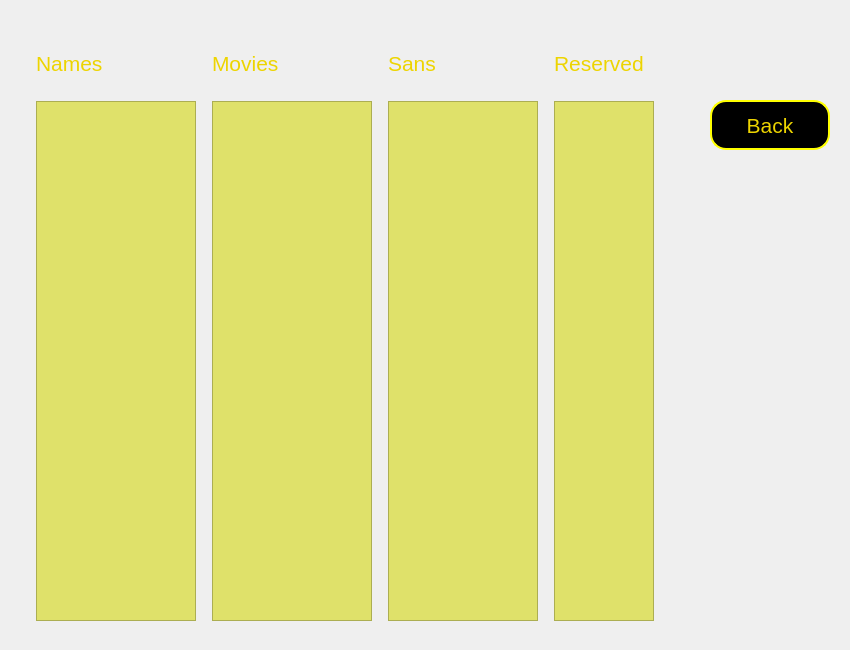
<?xml version="1.0" encoding="UTF-8"?>
<ui version="4.0">
 <class>control</class>
 <widget class="QWidget" name="control">
  <property name="geometry">
   <rect>
    <x>0</x>
    <y>0</y>
    <width>850</width>
    <height>650</height>
   </rect>
  </property>
  <property name="minimumSize">
   <size>
    <width>850</width>
    <height>650</height>
   </size>
  </property>
  <property name="maximumSize">
   <size>
    <width>850</width>
    <height>650</height>
   </size>
  </property>
  <property name="windowTitle">
   <string>Form</string>
  </property>
  <property name="styleSheet">
   <string notr="true">control
{
	background-color: rgb(0, 0, 0);
}
QPlainTextEdit
{
	color: rgb(0, 0, 0);
	background-color: rgb(223, 225, 106);
}
QPushButton
{
	color: rgb(237, 212, 0);
	background-color: rgb(0, 0, 0);
	border-radius:16px;
	border:2px solid yellow;
}
QPushButton:hover
{
	color: rgb(238, 238, 236);
	background-color: rgb(237, 212, 0);
}
	</string>
  </property>
  <widget class="QPushButton" name="btn_back">
   <property name="geometry">
    <rect>
     <x>710</x>
     <y>100</y>
     <width>120</width>
     <height>50</height>
    </rect>
   </property>
   <property name="minimumSize">
    <size>
     <width>120</width>
     <height>50</height>
    </size>
   </property>
   <property name="maximumSize">
    <size>
     <width>120</width>
     <height>50</height>
    </size>
   </property>
   <property name="font">
    <font>
     <pointsize>16</pointsize>
    </font>
   </property>
   <property name="text">
    <string>Back</string>
   </property>
  </widget>
  <widget class="QWidget" name="gridLayoutWidget">
   <property name="geometry">
    <rect>
     <x>30</x>
     <y>35</y>
     <width>631</width>
     <height>591</height>
    </rect>
   </property>
   <layout class="QGridLayout" name="gridLayout">
    <property name="spacing">
     <number>10</number>
    </property>
    <item row="1" column="2">
     <widget class="QPlainTextEdit" name="show_sans">
      <property name="minimumSize">
       <size>
        <width>150</width>
        <height>520</height>
       </size>
      </property>
      <property name="maximumSize">
       <size>
        <width>150</width>
        <height>520</height>
       </size>
      </property>
      <property name="font">
       <font>
        <pointsize>14</pointsize>
       </font>
      </property>
     </widget>
    </item>
    <item row="1" column="0">
     <widget class="QPlainTextEdit" name="show_names">
      <property name="minimumSize">
       <size>
        <width>160</width>
        <height>520</height>
       </size>
      </property>
      <property name="maximumSize">
       <size>
        <width>160</width>
        <height>520</height>
       </size>
      </property>
      <property name="font">
       <font>
        <pointsize>14</pointsize>
       </font>
      </property>
     </widget>
    </item>
    <item row="1" column="1">
     <widget class="QPlainTextEdit" name="show_movies">
      <property name="minimumSize">
       <size>
        <width>160</width>
        <height>520</height>
       </size>
      </property>
      <property name="maximumSize">
       <size>
        <width>160</width>
        <height>520</height>
       </size>
      </property>
      <property name="font">
       <font>
        <pointsize>14</pointsize>
       </font>
      </property>
     </widget>
    </item>
    <item row="1" column="3">
     <widget class="QPlainTextEdit" name="show_reserved">
      <property name="minimumSize">
       <size>
        <width>100</width>
        <height>520</height>
       </size>
      </property>
      <property name="maximumSize">
       <size>
        <width>100</width>
        <height>520</height>
       </size>
      </property>
      <property name="font">
       <font>
        <pointsize>14</pointsize>
       </font>
      </property>
     </widget>
    </item>
    <item row="0" column="0">
     <widget class="QLabel" name="label_names">
      <property name="minimumSize">
       <size>
        <width>150</width>
        <height>50</height>
       </size>
      </property>
      <property name="maximumSize">
       <size>
        <width>150</width>
        <height>50</height>
       </size>
      </property>
      <property name="font">
       <font>
        <pointsize>16</pointsize>
       </font>
      </property>
      <property name="styleSheet">
       <string notr="true">color: rgb(237, 212, 0);</string>
      </property>
      <property name="text">
       <string>Names</string>
      </property>
     </widget>
    </item>
    <item row="0" column="1">
     <widget class="QLabel" name="label_movies">
      <property name="minimumSize">
       <size>
        <width>150</width>
        <height>50</height>
       </size>
      </property>
      <property name="maximumSize">
       <size>
        <width>150</width>
        <height>50</height>
       </size>
      </property>
      <property name="font">
       <font>
        <pointsize>16</pointsize>
       </font>
      </property>
      <property name="styleSheet">
       <string notr="true">color: rgb(237, 212, 0);</string>
      </property>
      <property name="text">
       <string>Movies</string>
      </property>
     </widget>
    </item>
    <item row="0" column="2">
     <widget class="QLabel" name="label_sans">
      <property name="minimumSize">
       <size>
        <width>150</width>
        <height>50</height>
       </size>
      </property>
      <property name="maximumSize">
       <size>
        <width>150</width>
        <height>50</height>
       </size>
      </property>
      <property name="font">
       <font>
        <pointsize>16</pointsize>
       </font>
      </property>
      <property name="styleSheet">
       <string notr="true">color: rgb(237, 212, 0);</string>
      </property>
      <property name="text">
       <string>Sans</string>
      </property>
     </widget>
    </item>
    <item row="0" column="3">
     <widget class="QLabel" name="label_reserved">
      <property name="minimumSize">
       <size>
        <width>100</width>
        <height>50</height>
       </size>
      </property>
      <property name="maximumSize">
       <size>
        <width>100</width>
        <height>50</height>
       </size>
      </property>
      <property name="font">
       <font>
        <pointsize>16</pointsize>
       </font>
      </property>
      <property name="styleSheet">
       <string notr="true">color: rgb(237, 212, 0);</string>
      </property>
      <property name="text">
       <string>Reserved</string>
      </property>
     </widget>
    </item>
   </layout>
  </widget>
 </widget>
 <resources/>
 <connections/>
</ui>
